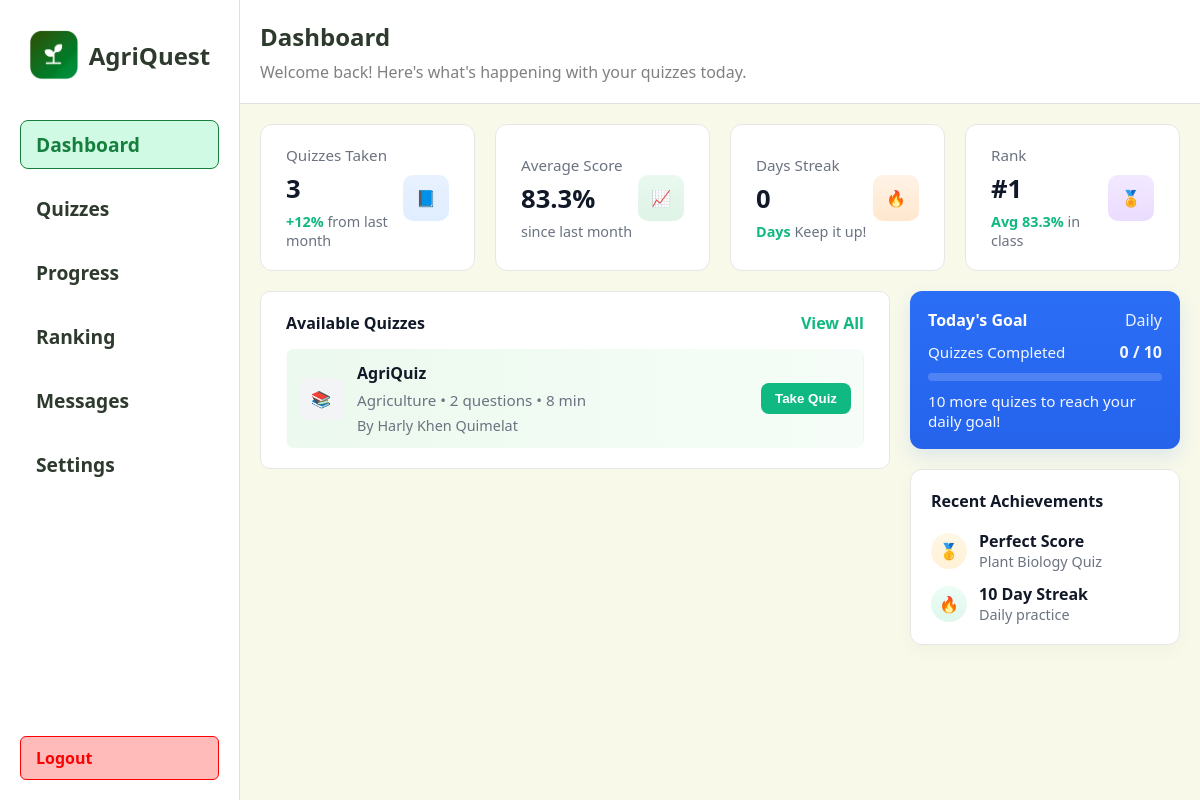
The app's page /student/dashboard (signed in), older data.
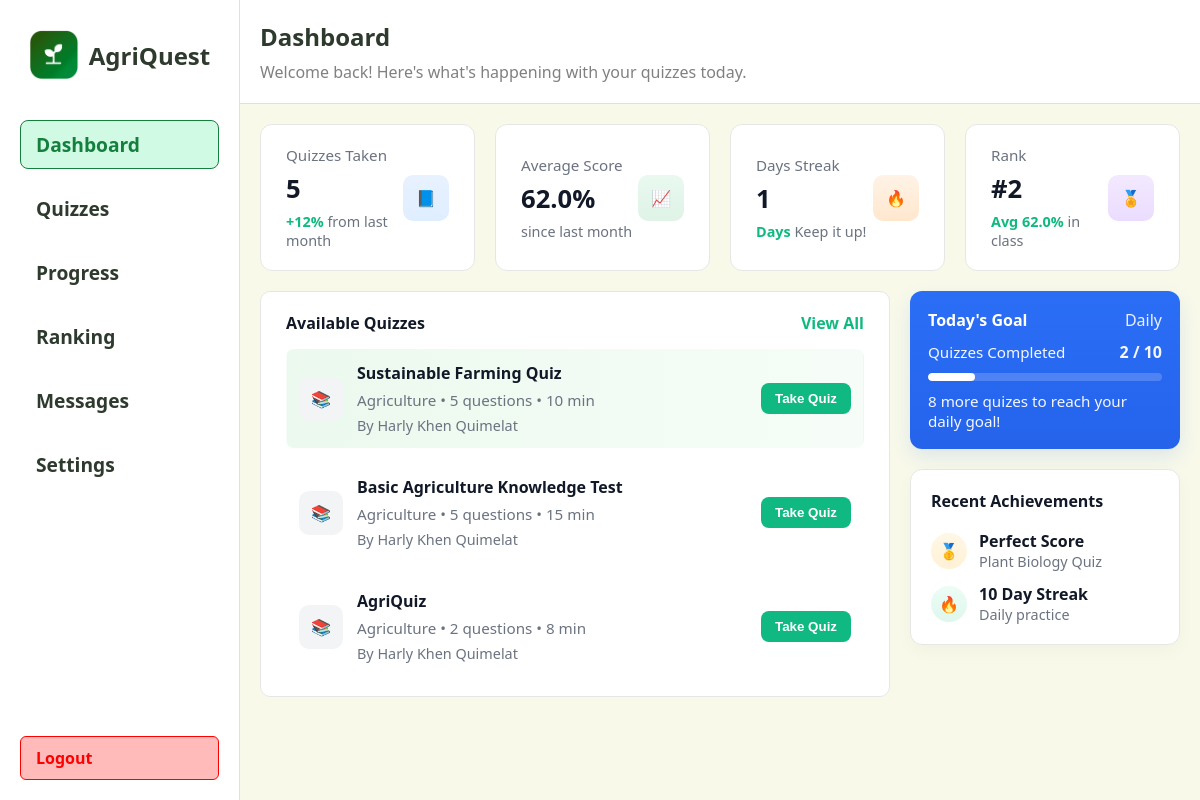
The same page, newer data.
### app/models.py (models this page shows, shortened)
class Quiz(db.Model):
	id = db.Column(db.Integer, primary_key=True)
	title = db.Column(db.String(200), nullable=False)
	description = db.Column(db.Text)
	time_limit = db.Column(db.Integer, default=0)  # minutes
	difficulty = db.Column(db.String(50))
	teacher_id = db.Column(db.Integer, db.ForeignKey('teacher.id'), nullable=True)
	subject_id = db.Column(db.Integer, db.ForeignKey('subject.id'), nullable=True)
	questions = db.relationship('Question', backref='quiz', cascade='all, delete-orphan', lazy=True)
	created_at = db.Column(db.DateTime, nullable=False, default=db.func.now())

class Subject(db.Model):
	id = db.Column(db.Integer, primary_key=True)
	name = db.Column(db.String(120), unique=True, nullable=False)
	code = db.Column(db.String(20), unique=True)
	description = db.Column(db.Text)
	category = db.Column(db.String(50))
	grade_level = db.Column(db.String(20))
	quizzes = db.relationship('Quiz', backref='subject', lazy=True)

class Teacher(db.Model):
	id = db.Column(db.Integer, primary_key=True)
	name = db.Column(db.String(100), nullable=False)
	email = db.Column(db.String(120), unique=True, nullable=False)
	password_hash = db.Column(db.String(128), nullable=False)
	quizzes = db.relationship('Quiz', backref='teacher', lazy=True)

### app/routes.py (the view)
@main.route("/student/dashboard")
def student_dashboard():
    from .models import Quiz, Teacher
    quizzes = Quiz.query.order_by(Quiz.created_at.desc()).limit(10).all()
    student_id = session.get('student_id')
    student = None
    daily_goal = 1
    completed_today = 0
    if student_id:
        student = Student.query.filter_by(id=student_id).first()
        if student:
            try:
                daily_goal = int(student.daily_goal or 1)
            except Exception:
                daily_goal = 1
        try:
            from datetime import datetime, timedelta
            now = datetime.utcnow()
            since = now - timedelta(days=1)
            completed_today = QuizAttempt.query.filter(QuizAttempt.student_id == student_id, QuizAttempt.completed_at != None, QuizAttempt.completed_at >= since).count()
        except Exception:
            completed_today = 0
    quizzes_taken = 0
    if student_id:
        try:
            quizzes_taken = QuizAttempt.query.filter(QuizAttempt.student_id == student_id, QuizAttempt.completed_at != None).count()
        except Exception:
            quizzes_taken = 0
    avg_score = None
    if student_id:
        try:
            avg_val = db.session.query(func.avg(QuizAttempt.percent)).filter(QuizAttempt.student_id == student_id, QuizAttempt.completed_at != None, QuizAttempt.percent != None).scalar()
            if avg_val is not None:
                try:
                    avg_score = round(float(avg_val), 1)
                except Exception:
                    avg_score = None
        except Exception:
            avg_score = None
        days_streak = 0
        if student_id:
            try:
                attempts = (
                    QuizAttempt.query.filter(QuizAttempt.student_id == student_id, QuizAttempt.completed_at != None)
                    .with_entities(QuizAttempt.completed_at)
                    .order_by(QuizAttempt.completed_at.desc())
                    .all()
                )
                completed_dates = set()
                for (dt,) in attempts:
                    if dt is None:
                        continue
                    try:
                        d = dt.date()
                    except Exception:
                        continue
                    completed_dates.add(d)
                today = datetime.utcnow().date()
                cur = today
                streak = 0
                while cur in completed_dates:
                    streak += 1
                    cur = cur - timedelta(days=1)
                days_streak = streak
            except Exception:
                days_streak = 0
        current_student_rank = None
        current_student_avg = None
        try:
            averages = (
                db.session.query(
                    Student.id.label('student_id'),
                    func.avg(QuizAttempt.percent).label('avg_percent')
                )
                .join(QuizAttempt, QuizAttempt.student_id == Student.id)
                .filter(QuizAttempt.completed_at != None, QuizAttempt.percent != None)
                .group_by(Student.id)
                .order_by(func.avg(QuizAttempt.percent).desc())
                .all()
            )
            last_score = None
            dense_rank = 0
            for row in averages:
                avg = float(row.avg_percent) if row.avg_percent is not None else 0.0
                if last_score is None or avg != last_score:
                    dense_rank += 1
                last_score = avg
                if row.student_id == student_id:
                    current_student_rank = dense_rank
                    current_student_avg = round(avg, 1)
                    break
        except Exception:
            current_student_rank = None
            current_student_avg = None
        return render_template("student/dashboard.html", quizzes=quizzes, daily_goal=daily_goal, daily_completed=completed_today, quizzes_taken=quizzes_taken, avg_score=avg_score, days_streak=days_streak, current_student_rank=current_student_rank, current_student_avg=current_student_avg)

### app/templates/student/dashboard.html (shortened to what the changed rows need)
<!DOCTYPE html>
<html lang="en">
  <head>
    <link rel="stylesheet" href="{{ url_for('static', filename='css/animations.css') }}" />
  </head>
  <body>
    <div class="right">
      <div class="stats">
    <div class="total-quizzes">
          <div class="stat-left">
            <div class="stat-title">Quizzes Taken</div>
      <div class="stat-value">{{ quizzes_taken if quizzes_taken is not none else 0 }}</div>
            <div class="stat-delta">
              +12%
              <span style="color: #6b7280; font-weight: 500"
                >from last month</span
              >
            </div>
          </div>
        </div>
        <div class="active-subjects">
          <div class="stat-left">
            <div class="stat-title">Average Score</div>
            <div class="stat-value">{% if avg_score is not none %}{{ avg_score }}%{% else %}N/A{% endif %}</div>
            <div class="stat-delta" style="color: #10b981">
              {% if avg_score is not none %}
                {% set improvement = '' %}
                <span style="color: #6b7280; font-weight: 500">since last month</span>
              {% else %}
                <span style="color: #6b7280; font-weight: 500">No scores yet</span>
              {% endif %}
            </div>
          </div>
        </div>
        <div class="total-students">
          <div class="stat-left">
            <div class="stat-title">Days Streak</div>
            <div class="stat-value">{{ days_streak if days_streak is not none else 0 }}</div>
            <div class="stat-delta" style="color: #10b981">
              Days
              <span style="color: #6b7280; font-weight: 500">Keep it up!</span>
            </div>
          </div>
        </div>
        <div class="avg-score">
          <div class="stat-left">
            <div class="stat-title">Rank</div>
            <div class="stat-value">{% if current_student_rank %}#{{ current_student_rank }}{% else %}—{% endif %}</div>
            <div class="stat-delta" style="color: #10b981">
              {% if current_student_avg is not none %}Avg {{ current_student_avg }}%{% else %}No score yet{% endif %}
              <span style="color: #6b7280; font-weight: 500">in class</span>
            </div>
          </div>
        </div>
      </div>
      <div class="section">
        <div class="section-left">
          <div class="available-quizzes">
            {% if quizzes %}
              {% for quiz in quizzes %}
                <div class="quiz-item {% if loop.first %}featured{% endif %}" style="border: 1px solid transparent">
                  <div class="quiz-icon" style="background: #f3f4f6; color: #111827;">
                    📚
                  </div>
                  <div class="quiz-meta">
                    <div class="quiz-title">{{ quiz.title }}</div>
                    <div class="quiz-desc">
                      {% if quiz.subject %}{{ quiz.subject.name }} • {% endif %}
                      {{ quiz.questions|length }} questions • {{ quiz.time_limit }} min
                    </div>
                    <div style="color: #6b7280; font-size: 0.9rem; margin-top: 6px">
                      {% if quiz.teacher_id and quiz.teacher %}By {{ quiz.teacher.name}}{% else %}By Unknown{% endif %}
                    </div>
                  </div>
                  <div>
                    <a href="{{ url_for('main.student_take_quiz', quiz_id=quiz.id) }}" style="text-decoration: none;">
                      <button class="btn green" type="button">Take Quiz</button>
                    </a>
                  </div>
                </div>
              {% endfor %}
            {% else %}
              <div>
                <a href="{{ url_for('main.student_quizzes') }}" style="color: #6b7280; text-decoration: none; font-weight: 700">No available quizzes at the moment. View all quizzes</a>
              </div>
            {% endif %}
          </div>
        </div>
        <div class="section-right">
          <div class="todays-goal">
            <div class="goal-header">
              <div class="goal-title">Today's Goal</div>
              <div style="opacity: 0.9">Daily</div>
            </div>
            {% set dg = daily_goal if daily_goal is not none else 1 %}
            {% set dc = daily_completed if daily_completed is not none else 0 %}
            {% set dg_safe = dg if dg > 0 else 0 %}
            {% if dg_safe and dg_safe > 0 %}
              {% set pct = (dc * 100 / dg_safe)|round(0) if dg_safe > 0 else 0 %}
            {% else %}
              {% set pct = 0 %}
            {% endif %}
            <div class="goal-progress-row">
              <div style="font-size: 0.95rem">Quizzes Completed</div>
              <div style="font-weight: 700">{{ dc }} / {{ dg }}</div>
            </div>
            <div class="progress-track" data-pct="{{ pct }}">
              <div class="progress-fill"></div>
            </div>
            <div class="goal-note">
              {% if dg_safe == 0 %}
                No daily goal set. Set one in Settings to track progress.
              {% elif dc >= dg %}
                Daily goal reached — great job!
              {% else %}
                {% set remaining = (dg - dc) if dg - dc > 0 else 0 %}
                {{ remaining }} more quiz{{ 'es' if remaining != 1 else '' }} to reach your daily goal!
              {% endif %}
            </div>
          </div>
        </div>
      </div>
    </div>
  </body>
</html>

Row changes from the older to the newer data that the page shows:
added Quiz: title "Sustainable Farming Quiz", subject.name "Agriculture", questions|length "5", time_limit "10", teacher.name "Harly Khen Quimelat"
added Quiz: title "Basic Agriculture Knowledge Test", subject.name "Agriculture", questions|length "5", time_limit "15", teacher.name "Harly Khen Quimelat"
Text that changed along with them:
{{ quizzes_taken if quizzes_taken is not none else 0 }}: "3" → "5"
{{ avg_score }}: "83.3" → "62.0"
{{ days_streak if days_streak is not none else 0 }}: "0" → "1"
{{ current_student_rank }}: "1" → "2"
{{ current_student_avg }}: "83.3" → "62.0"
{{ dc }}: "0" → "2"
{{ remaining }}: "10" → "8"
